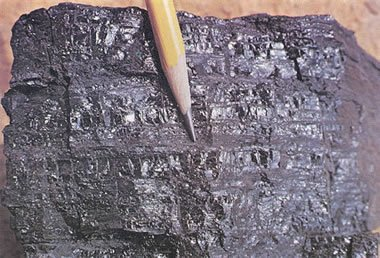
#> input picture dataset/Bituminous/10.jpg, 380 x 258 px
$ python -i thermal_simulator.py   (imports and definitions only)   (older library calls are emulated)
#> lines starting #> are read from the running program, lines starting #| are printed output that depends on the picture; after the words box and inside, x2 and y2 are one past the last pixel; in counts of white or black regions, pixels touching at a corner belong together
import cv2
import numpy as np
import matplotlib
# [1 line not run here, left out]
import matplotlib.pyplot as plt
from matplotlib.colors import LinearSegmentedColormap
from PIL import Image
import os
import random
import base64
from io import BytesIO
import logging

logger = logging.getLogger(__name__)

class ThermalSimulator:
    """
    Advanced thermal image simulation for coal spontaneous combustion analysis.

    This class converts regular coal images into thermal representations by:
    1. Analyzing image brightness and texture
    2. Simulating heat distribution patterns
    3. Applying realistic thermal colormap
    4. Generating environmental parameters
    """

    def __init__(self):
        # Thermal colormap (cold blue to hot red/yellow)
        self.thermal_colors = [
            '#000080',  # Deep blue (cold)
            '#0000ff',  # Blue
            '#00ffff',  # Cyan
            '#00ff00',  # Green
            '#ffff00',  # Yellow
            '#ff8000',  # Orange
            '#ff0000',  # Red
            '#ff00ff',  # Magenta (very hot)
            '#ffffff'   # White (extreme heat)
        ]

        # Create custom thermal colormap
        self.thermal_cmap = LinearSegmentedColormap.from_list(
            'thermal', self.thermal_colors, N=256
        )

        # Temperature ranges for coal analysis (Celsius)
        self.temp_ranges = {
            'safe': (15, 35),
            'watch': (35, 50),
            'caution': (50, 80),
            'danger': (80, 120),
            'critical': (120, 200)
        }

    def analyze_image_features(self, image_path):
        """
        Analyze coal image to extract features that influence thermal behavior
        """
#> called with image_path = 'dataset/Bituminous/10.jpg'
        try:
            # Load and process image
            img = cv2.imread(image_path)
#> img is the input picture: shape (258, 380, 3); mean B, G, R 121.9, 112.9, 121.2
            if img is None:
                raise ValueError(f"Could not load image: {image_path}")

            # Convert to different color spaces for analysis
            gray = cv2.cvtColor(img, cv2.COLOR_BGR2GRAY)
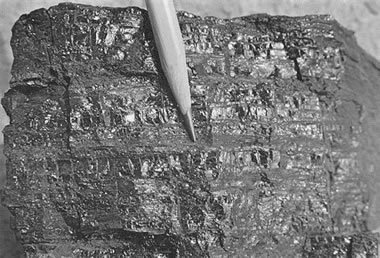
#> gray: shape (258, 380); min 8, max 254, mean 116.4
            hsv = cv2.cvtColor(img, cv2.COLOR_BGR2HSV)
#> hsv: shape (258, 380, 3); mean H, S, V 122.3, 31.8, 127.6

            # Feature extraction
            features = {}

            # Brightness analysis (darker coal = higher carbon content = more heat prone)
            features['avg_brightness'] = np.mean(gray)
            features['brightness_std'] = np.std(gray)

            # Texture analysis (rough texture = more surface area = higher oxidation)
            laplacian = cv2.Laplacian(gray, cv2.CV_64F)
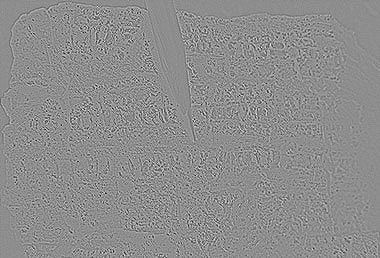
#> laplacian: shape (258, 380) float64; min -481, max 383, mean 0; drawn with min black and max white
            features['texture_variance'] = np.var(laplacian)

            # Color analysis
            features['hue_mean'] = np.mean(hsv[:,:,0])
            features['saturation_mean'] = np.mean(hsv[:,:,1])
            features['value_mean'] = np.mean(hsv[:,:,2])

            # Edge density (indicates fragmentation/surface area)
            edges = cv2.Canny(gray, 50, 150)
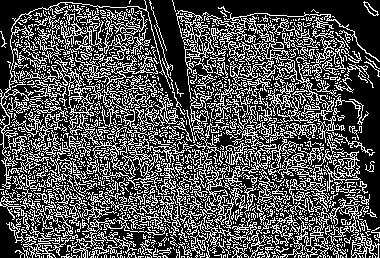
#> edges: shape (258, 380); 32.2% white in thin lines or dots
            features['edge_density'] = np.sum(edges > 0) / (edges.shape[0] * edges.shape[1])

            # Coal particle size estimation (based on contours)
            contours, _ = cv2.findContours(edges, cv2.RETR_EXTERNAL, cv2.CHAIN_APPROX_SIMPLE)
#> contours = 1166 contours, 1069 with area under 20; largest, box (x1, y1, x2, y2) and area: (92, 127, 178, 205) 1762, (202, 12, 380, 105) 1022, (176, 10, 228, 102) 912, (289, 176, 380, 258) 647, (199, 165, 280, 258) 616
            if contours:
                areas = [cv2.contourArea(c) for c in contours if cv2.contourArea(c) > 10]
#> areas = 156 values, max 1762 at index 77, min 10.5 at index 50, mean 94.16
                features['avg_particle_size'] = np.mean(areas) if areas else 0
                features['particle_count'] = len(areas)
            else:
                features['avg_particle_size'] = 0
                features['particle_count'] = 0

            return features

        except Exception as e:
            logger.error(f"Error analyzing image features: {e}")
            return None

    # [296 lines left out: functions generate_environmental_parameters, simulate_thermal_distribution, create_thermal_visualization, generate_coal_properties_from_image, assess_thermal_risk, not called in this run]

>>> result = ThermalSimulator().analyze_image_features('dataset/Bituminous/10.jpg')
#> result = 9 items

$ run again, on dataset/Bituminous/100.jpg
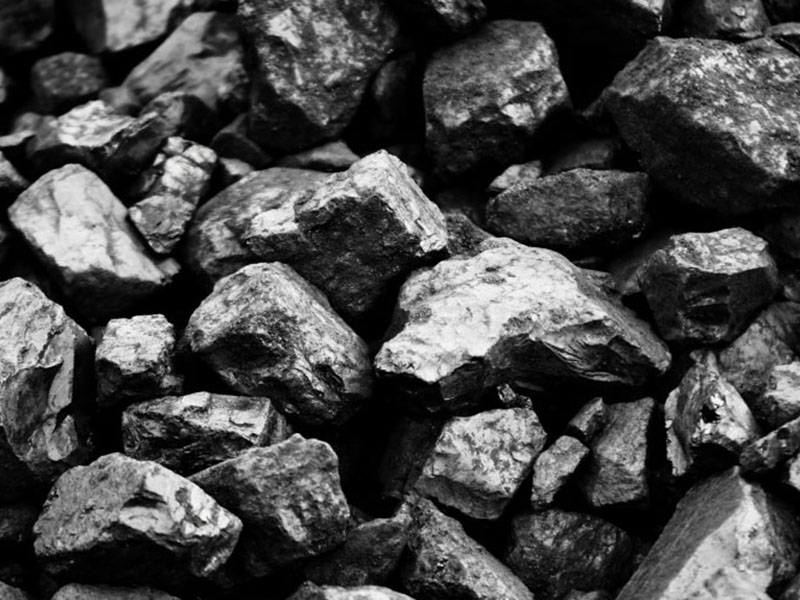
#> input picture dataset/Bituminous/100.jpg, 800 x 600 px
#> in analyze_image_features, img is the input picture: shape (600, 800, 3); mean B, G, R 72.4, 72.4, 72.4
#> hsv: shape (600, 800, 3); mean H, S, V 0.1, 0, 72.4
#> in analyze_image_features, `laplacian = cv2.Laplacian(gray, cv2.CV_64F)`:
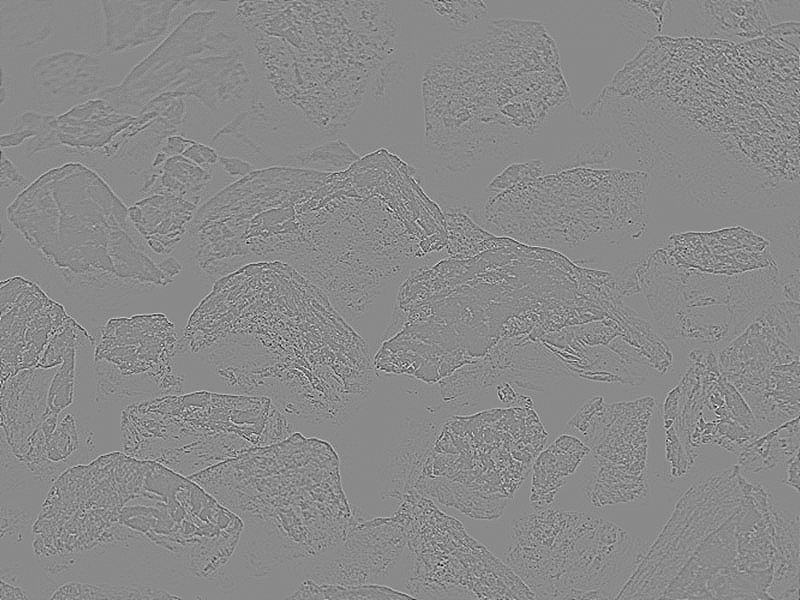
#> laplacian: shape (600, 800) float64; min -237, max 202, mean 0; drawn with min black and max white
#> in analyze_image_features, `edges = cv2.Canny(gray, 50, 150)`:
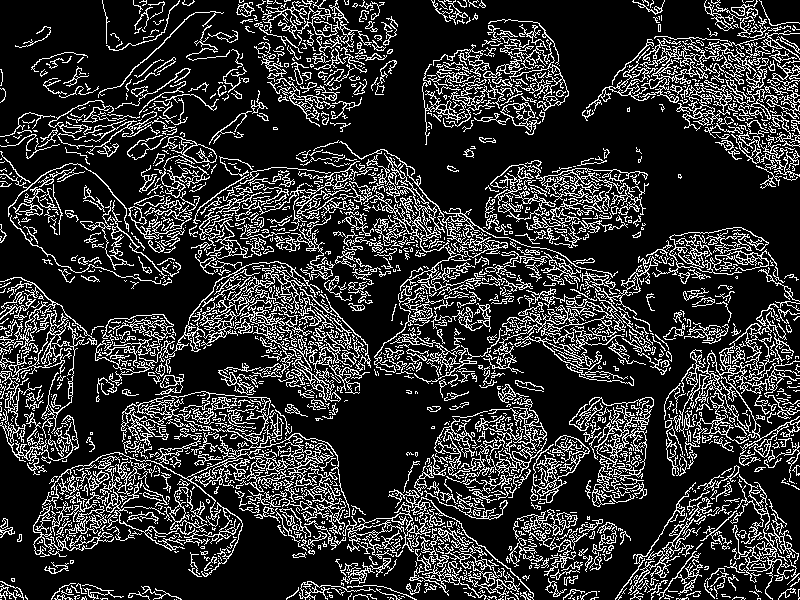
#> edges: shape (600, 800); 19.4% white in thin lines or dots
#> contours = 1938 contours, 1660 with area under 20; largest, box (x1, y1, x2, y2) and area: (139, 261, 371, 371) 4206, (121, 391, 271, 446) 3980, (252, 141, 618, 278) 1753, (679, 303, 800, 466) 1749, (594, 405, 647, 490) 1724
#> areas = 446 values, max 4206.5 at index 239, min 10.5 at index 3, mean 116.5
#> result = 9 items

$ run again, on dataset/Bituminous/102.jpg
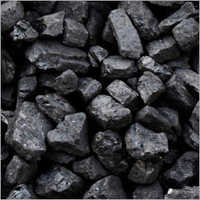
#> input picture dataset/Bituminous/102.jpg, 200 x 200 px
#> in analyze_image_features, img is the input picture: shape (200, 200, 3); mean B, G, R 58.8, 55.4, 55.4
#> hsv: shape (200, 200, 3); mean H, S, V 88.5, 31.4, 59
#> in analyze_image_features, `laplacian = cv2.Laplacian(gray, cv2.CV_64F)`:
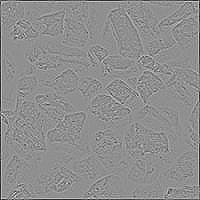
#> laplacian: shape (200, 200) float64; min -397, max 308, mean -2.1; drawn with min black and max white
#> in analyze_image_features, `edges = cv2.Canny(gray, 50, 150)`:
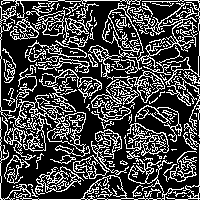
#> edges: shape (200, 200); 28% white in thin lines or dots
#> contours = 223 contours, 192 with area under 20; largest, box (x1, y1, x2, y2) and area: (88, 3, 198, 109) 1194, (20, 158, 184, 200) 848, (127, 123, 169, 156) 580, (35, 166, 84, 195) 537, (37, 10, 65, 36) 415
#> areas = 45 values, max 1194.5 at index 39, min 10.5 at index 0, mean 148
#> result = 9 items
